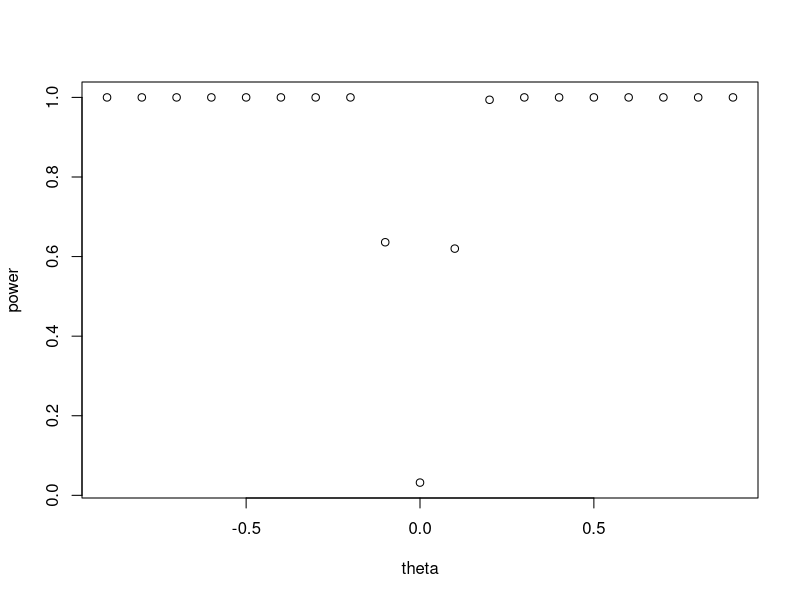

The R source for this figure:
n <- 100
theta <- seq(-9, 9, by = 1)/10
alpha <- .05
# Assuming equal sided
lower <- qchisq(alpha/2, 1)
upper <- qchisq(1-alpha/2,1)
n_sim <- 500

power <- numeric(length(theta))
for (i in 1:length(theta)) {
  p1 <- (1-theta[[i]])^2/4
  p2 <- (1-theta[[i]]^2)/2
  p3 <- (1+theta[[i]])^2/4

  val <- numeric(length(n_sim))
  for (j in 1:n_sim) {
    dt <- rmultinom(n, size = 3, prob = c(p1,p2,p3))
    Y1 <- sum(dt[1,])
    Y2 <- sum(dt[2,])
    Y3 <- sum(dt[3,])
    theta_hat <- (Y3 - Y1)/n
    val[[j]] <- (1-theta_hat)^(2*Y1)*(1-theta_hat^2)^(Y2)*(1+theta_hat)^(2*Y3)
  }

  power[[i]] <- mean(val > upper | val < lower)
}

plot(theta, power)
